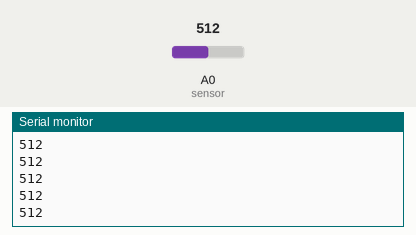
A sketch run on a simulated Arduino Uno, built with avr-gcc and run on an emulated ATmega328P. On the bench: the last lines printed to the serial monitor. The inputs (shaded band) are chosen by the test bench; at power-on: A0 (sensor) = 512.

Above: at 1.2 s.
1.3 s: A0 (sensor) set to 490
At 1.63 s:
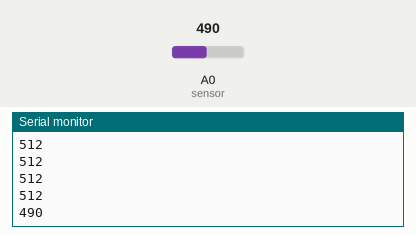
2.8 s: A0 (sensor) set to 510
At 2.84 s:
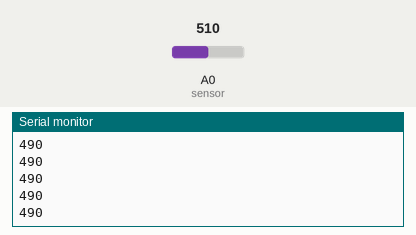
Timing chart, 0 to 5.8 s (numbered marks = the images above; inputs shaded):
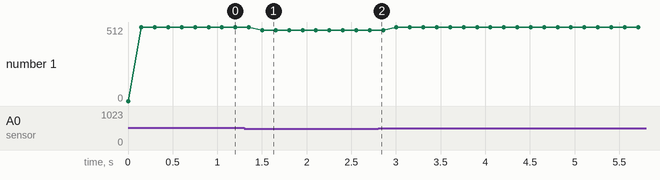

The sketch:

TESTE_SENSOR.ino
```cpp
int sensor = 0;
int sensorLumiValue = 0;

const int Led1 = 7;
const int Led2 = 6;
const int Led3 = 5;

void setup() {
  // put your setup code here, to run once:
  pinMode(sensorLumiValue, INPUT);

  //comunicação serial
  Serial.begin(9600);

}

void loop() {
  // put your main code here, to run repeatedly:

  // printa o valor do sensor
  Serial.println(sensorLumiValue);

  // le o valor do sensor
  sensorLumiValue = analogRead(sensor);
  if(sensorLumiValue <= 230){
  } else if(sensorLumiValue > 230 && sensorLumiValue <=400){
    digitalWrite(Led1, HIGH);
    digitalWrite(Led2, HIGH);
    digitalWrite(Led3, HIGH);
  } else if(sensorLumiValue > 400 && sensorLumiValue <= 500){
    digitalWrite(Led1, HIGH);
    digitalWrite(Led2, HIGH);
    digitalWrite(Led3, LOW);
  } else if(sensorLumiValue > 500){
    digitalWrite(Led1, HIGH);
    digitalWrite(Led2, LOW);
    digitalWrite(Led3, LOW);
  }

  delay(150);

}
```

Measured:
- after the input at 1.3 s, the serial monitor: prints a new line after 0.20 s (image 1)
- plotted number 1: 512 → 490 after the input at 1.3 s, 490 → 510 after the input at 2.8 s
